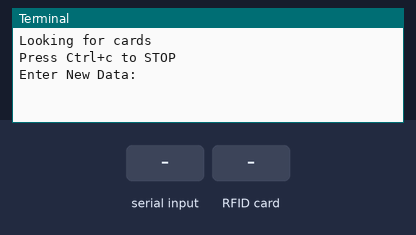
A program run on a simulated Raspberry Pi (header pin numbers). On the bench: the last lines printed to the terminal. The test bench sets the inputs (shaded band). At 2.8 s the program stops and its outputs stay as they are.

Above: at 1.2 s.
1.3 s: "1" typed at the terminal, then Enter
At 1.6 s:
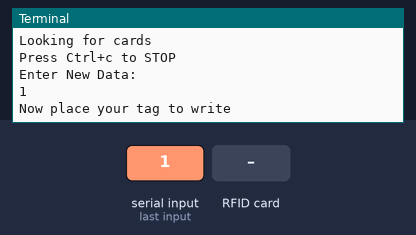
2.8 s: RFID card 5E 7A 19 C4 held to the reader
At 4.0 s:
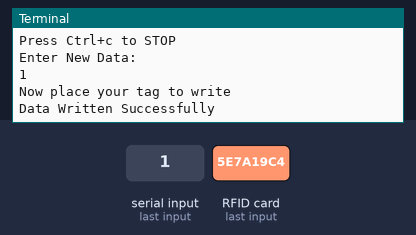

The program:

write.py
```python
import RPi.GPIO as GPIO
from mfrc522 import SimpleMFRC522
reader = SimpleMFRC522()
print("Looking for cards")
print("Press Ctrl+c to STOP")
try:
    text=input('Enter New Data:')
    print("Now place your tag to write	")
    reader.write(text)
    print("Data Written Successfully	")
finally:
    GPIO.cleanup()


# SDA - 24
# SCK - 23
# MOSI - 19
# MISO - 21
# GND - 6 , VCC / 3.3V - 1
# RST - 22
# apt-get update & upgrade
# sudo raspi-config > SPI
# sudo reboot
# sudo apt-get install python3-dev python3-pip
# sudo pip3 install spidev
# sudo pip3 install mfrc522
# run write.py then read.py
#welcome message
```

Measured:
- after the input at 1.3 s, the terminal: prints a new line at once (image 1)
- after the input at 2.8 s, the terminal: prints a new line at once (image 2)
